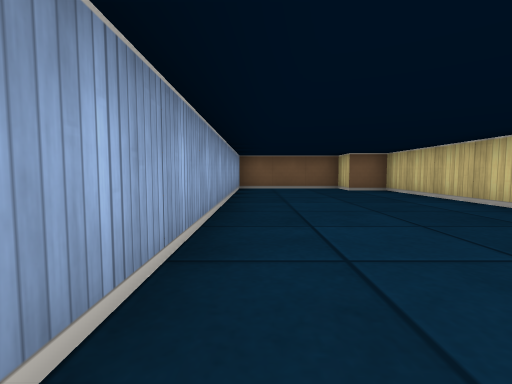
View 1 (above)

16 first-person views from a walk through a cub3D ray-caster map. The camera is about half as high as the walls, tilts 4° down and sees 85° across. The floor is counted in squares. Each view is taken from the middle of a square. On the plan, view 1 faces up. The plan holds only what a view shows up to about 9 squares ahead; the rest is blank.

View 2
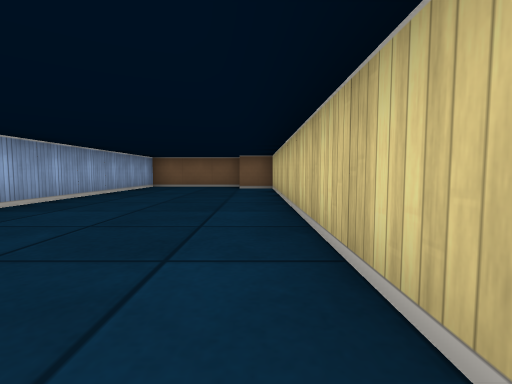

View 3
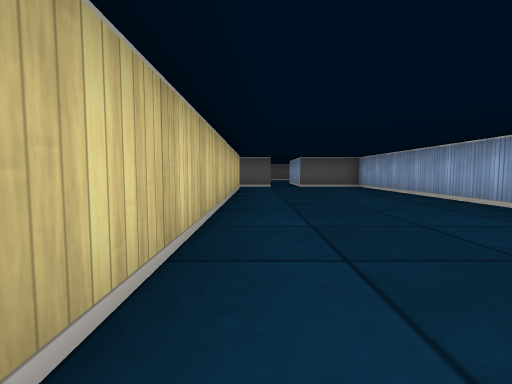

View 4
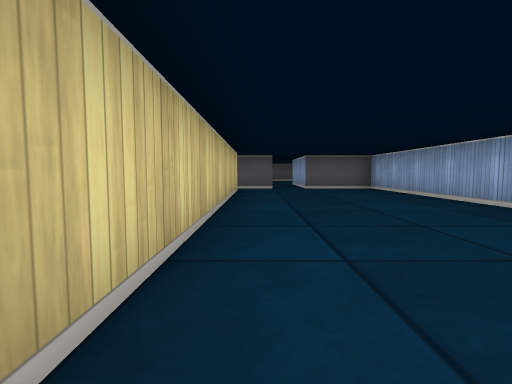

View 5
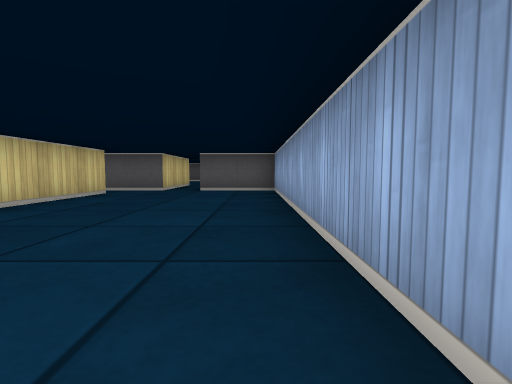

View 6
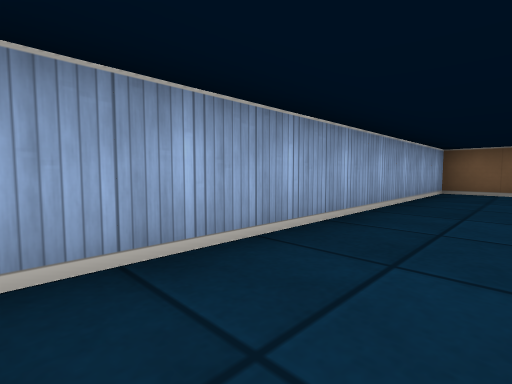

View 7
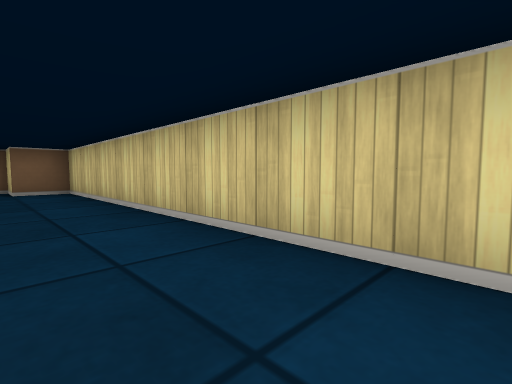

View 8
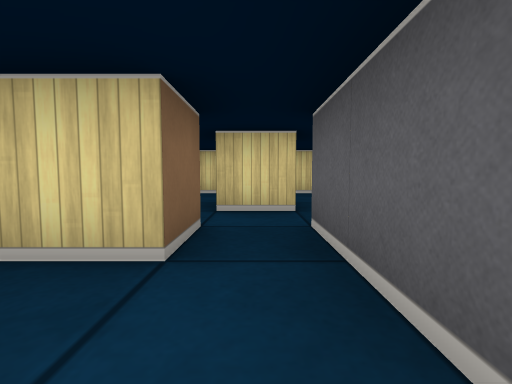

View 9
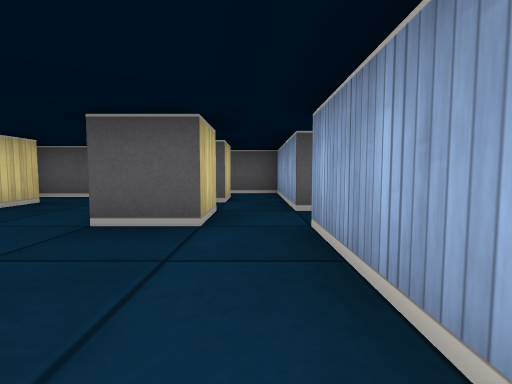

View 10
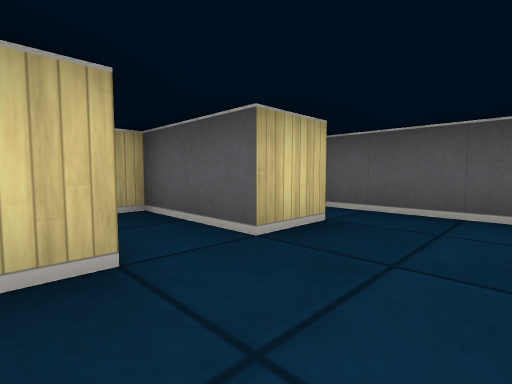

View 11
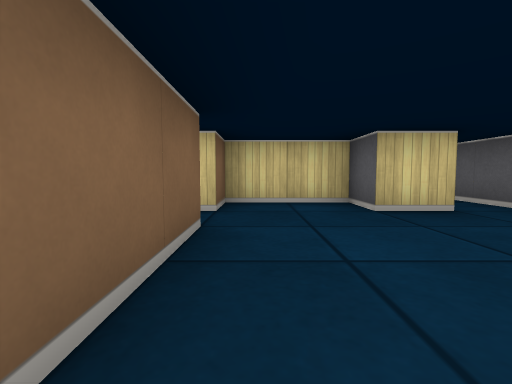

View 12
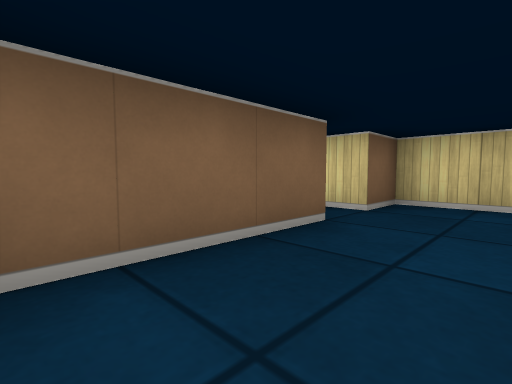

View 13
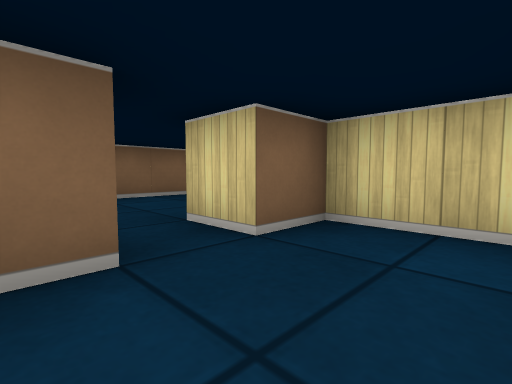

View 14
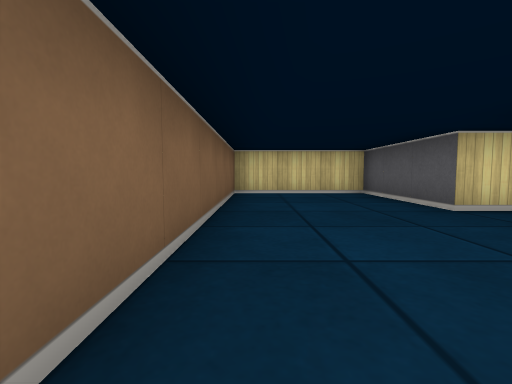

View 15
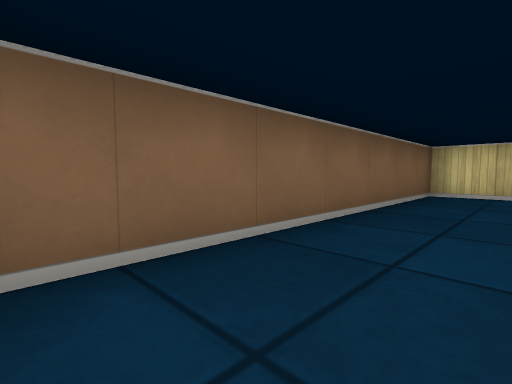

View 16
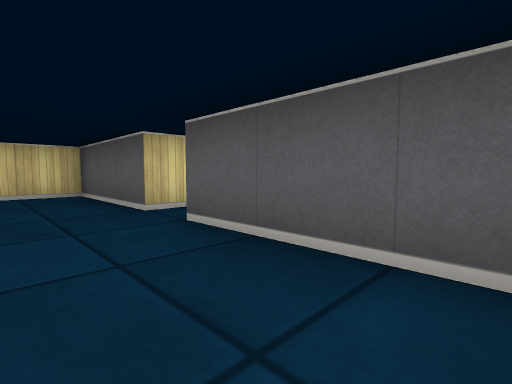

### Floor plan
Ten units are one square. View 1 is at (0, 0); x grows to the right and y downward. Boxes are objects, and circles mark ways between rooms. Rooms are numbered by the first view taken in them; rooms with no view inside come last. Other rooms are left out.
<svg viewBox="-10 -90 130 190">
<path fill="none" stroke="#000" d="M45 55 35 55 35 -75 25 -75 25 -85 -5 -85 -5 65 15 65M25 65 45 65M85 56 85 45 95 45 95 25 85 25M55 65 55 55 65 55M76 25 50 25M45 65 45 95 56 95M45 35 45 55M85 76 85 65 105 65 105 61M71 85 94 85M55 85 55 75M85 25 85 15 115 15 115 -15 50 -15M50 15 75 15"/>
<circle cx="40" cy="60" r="3" fill="#2a7"/>
<circle cx="80" cy="20" r="3" fill="#2a7"/>
<text x="20" y="-10">1</text>
<text x="70" y="50">2</text>
<text x="80" y="0">3</text>
</svg>
Room 1 opens to room 2. Room 2 opens to room 3.

Where each view was taken, in squares from view 1:
view 1: 0 up, 0 right, facing up
view 2: 1 down, 3 right, facing up
view 3: 3 up, 3 right, facing down
view 4: 2 up, 3 right, facing down
view 5: 1 up, 0 right, facing down
view 6: 1 up, 1 right, facing up-left
view 7: 0 up, 2 right, facing up-right
view 8: 6 down, 2 right, facing right
view 9: 3 down, 5 right, facing down
view 10: 5 down, 7 right, facing down-right
view 11: 3 down, 5 right, facing right
view 12: 4 down, 5 right, facing up-right
view 13: 4 down, 7 right, facing up-right
view 14: 1 up, 5 right, facing right
view 15: 0 up, 5 right, facing up-right
view 16: 0 up, 5 right, facing down-right
